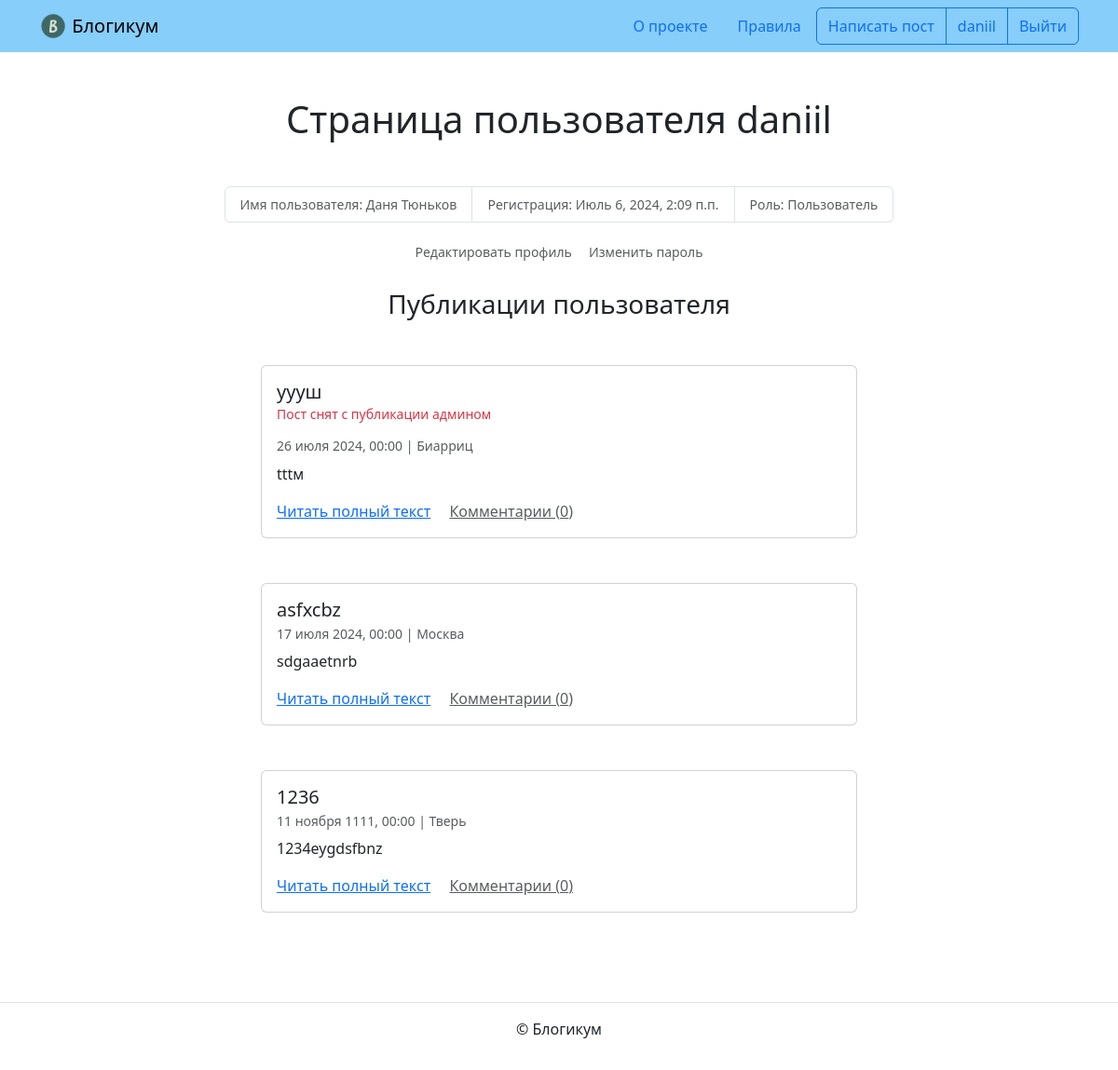
The page /profile/daniil/ (signed in) on the database as committed earlier.
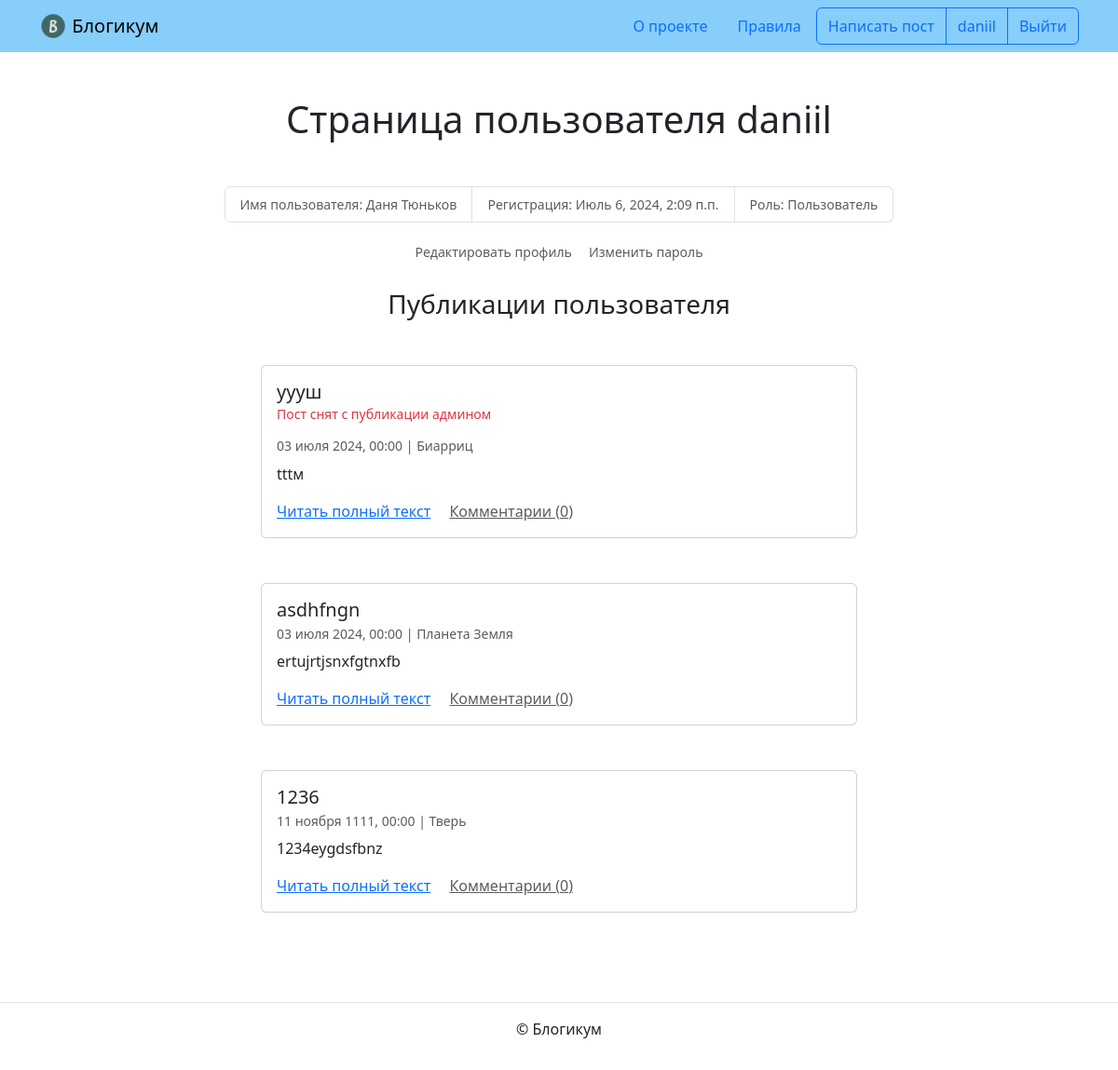
The same page on the database as committed later.
### blog/models.py (models this page shows, shortened)
class BaseModel(models.Model):
    is_published = models.BooleanField(
        default=True,
        verbose_name='Опубликовано',
        help_text='Снимите галочку, чтобы скрыть публикацию.'
    )
    created_at = models.DateTimeField(
        'Добавлено',
        auto_now_add=True,
    )
    class Meta:
        abstract = True
        ordering = ('-created_at', )

class Post(BaseModel):
    title = models.CharField(
        'Заголовок',
        max_length=settings.MAX_FIELD_LENGTH
    )
    text = models.TextField('Текст')
    pub_date = models.DateTimeField(
        'Дата и время публикации',
        help_text=('Если установить дату и время в будущем'
                   ' — можно делать отложенные публикации.')
    )
    author = models.ForeignKey(
        User,
        on_delete=models.CASCADE,
        verbose_name='Автор публикации'
    )
    location = models.ForeignKey(
        Location,
        on_delete=models.SET_NULL,
        null=True,
        blank=True,
        verbose_name='Местоположение'
    )
    category = models.ForeignKey(
        Category,
        on_delete=models.SET_NULL,
        null=True,
        verbose_name='Категория'
    )
    image = models.ImageField(
        'Фотография',
        upload_to='post_photo',
        blank=True,
    )
    objects = PostQuerySet.as_manager()
    published = PostManager()
    class Meta:
        default_related_name = 'posts'
        ordering = ('-pub_date', )
        verbose_name = 'публикация'
        verbose_name_plural = 'Публикации'

class Location(BaseModel):
    name = models.CharField(
        'Название места',
        max_length=settings.MAX_FIELD_LENGTH
    )
    class Meta:
        verbose_name = 'местоположение'
        verbose_name_plural = 'Местоположения'

### blog/views.py (the view)
class PostsUserView(AddPostsUserAndCategoryView, ListView):
    template_name = 'blog/profile.html'
    slug_field = 'username'
    def get(self, request, *args, **kwargs):
        self.object = self.get_object(queryset=User.objects.all())
        return super().get(request, *args, **kwargs)
    def get_context_data(self, **kwargs):
        context = super().get_context_data(**kwargs)
        context['profile'] = self.object
        return context

### blog/models.py (called while the page is built)
    def comment_count(self):
        return self.annotate(
            comment_count=Count('comments')
        )

### blog/views.py (called while the page is built)
    def get_queryset(self):
        if self.object == self.request.user:
            return self.object.posts.comment_count().order_by('-pub_date')
        else:
            return self.object.posts(
                manager='published'
            ).all().order_by('-pub_date')

### templates/blog/profile.html (shortened to what this page needs)
{% extends "base.html" %}
{% block content %}
  <h1 class="mb-5 text-center ">Страница пользователя {{ profile.username }}</h1>
  <small>
    <ul class="list-group list-group-horizontal justify-content-center mb-3">
      <li class="list-group-item text-muted">Имя пользователя: {% if profile.get_full_name %}{{ profile.get_full_name }}{% else %}не указано{% endif %}</li>
      <li class="list-group-item text-muted">Регистрация: {{ profile.date_joined }}</li>
      <li class="list-group-item text-muted">Роль: {% if profile.is_staff %}Админ{% else %}Пользователь{% endif %}</li>
    </ul>
    <ul class="list-group list-group-horizontal justify-content-center">
      {% if user.is_authenticated and request.user == profile %}
      <a class="btn btn-sm text-muted" href="{% url 'blog:edit_profile' %}">Редактировать профиль</a>
      <a class="btn btn-sm text-muted" href="{% url 'password_change' %}">Изменить пароль</a>
      {% endif %}
    </ul>
  </small>
  <br>
  <h3 class="mb-5 text-center">Публикации пользователя</h3>
  {% for post in page_obj %}
    <article class="mb-5">
      {% include "includes/post_card.html" %}
    </article>
  {% endfor %}
{% endblock %}

### templates/base.html (shortened to what this page needs)
{% load static %}
{% load django_bootstrap5 %}
<!DOCTYPE html>
<html lang="ru">
  <head>
    {% bootstrap_css %}
  </head>
  <body>
    {% include "includes/header.html" %}
    <main>
      <div class="container py-5">
        {% block content %}{% endblock %}
      </div>
    </main>
    {% include "includes/footer.html" %}
  </body>
</html>

### templates/includes/header.html (shortened to what this page needs)
{% load static %}
<header>
  <nav class="navbar navbar-light" style="background-color: lightskyblue">
    <div class="container">
      <a class="navbar-brand" href="{% url 'blog:index' %}">
        <img src="{% static 'img/logo.png' %}" width="30" height="30" class="d-inline-block align-top" alt="">
        Блогикум
      </a>
      {% with request.resolver_match.view_name as view_name %}
        <ul class="nav  nav-pills">
          <li class="nav-item">
            <a class="nav-link {% if view_name == 'pages:about' %} text-white {% endif %}" href="{% url 'pages:about' %}">
              О проекте
            </a>
          </li>
          <li class="nav-item">
            <a class="nav-link {% if view_name == 'pages:rules' %} text-white {% endif %}" href="{% url 'pages:rules' %}">
              Правила
            </a>
          </li>
          {% if user.is_authenticated %}
            <div class="btn-group" role="group" aria-label="Basic outlined example">
              <button type="button" class="btn btn-outline-primary"><a class="text-decoration-none text-reset"
                  href="{% url 'blog:create_post' %}">Написать пост</a></button>
              <button type="button" class="btn btn-outline-primary"><a class="text-decoration-none text-reset"
                  href="{% url 'blog:profile' user.username %}">{{ user.username }}</a></button>
              <button type="button" class="btn btn-outline-primary"><a class="text-decoration-none text-reset"
                  href="{% url 'logout' %}">Выйти</a></button>
            </div>
          {% endif %}
        </ul>
      {% endwith %}
    </div>
  </nav>
</header>

### templates/includes/post_card.html (shortened to what this page needs)
<div class="col d-flex justify-content-center">
  <div class="card" style="width: 40rem;">
    <div class="card-body">
      <h5 class="card-title">{{ post.title }}</h5>
      <h6 class="card-subtitle mb-2 text-muted">
        <small>
          {% if not post.is_published %}
            <p class="text-danger">Пост снят с публикации админом</p>
          {% elif not post.category.is_published %}
            <p class="text-danger">Выбранная категория снята с публикации админом</p>
          {% endif %}
          {{ post.pub_date|date:"d E Y, H:i" }} | {% if post.location and post.location.is_published %}{{ post.location.name }}{% else %}Планета Земля{% endif %}<br>
        </small>
      </h6>
      <p class="card-text">{{ post.text|truncatewords:10 }}</p>
      <a href="{% url 'blog:post_detail' post.id %}" class="card-link">Читать полный текст</a>
      <a href="{% url 'blog:post_detail' post.id %}" class="card-link text-muted">Комментарии ({{ post.comment_count }})</a>
    </div>
  </div>
</div>

### templates/includes/footer.html
<footer class="border-top text-center py-3">
  <p>© Блогикум</p>
</footer>

Rows that differ between the two databases and show on the page:
removed Post: title "asfxcbz", pub_date "17 июля 2024, 00:00", location.name "Москва", text "sdgaaetnrb", comment_count "0"
changed Post "yyyш": pub_date "26 июля 2024, 00:00" → "03 июля 2024, 00:00"
added Post: title "asdhfngn", pub_date "03 июля 2024, 00:00", shows "Планета Земля", text "ertujrtjsnxfgtnxfb", comment_count "0"
